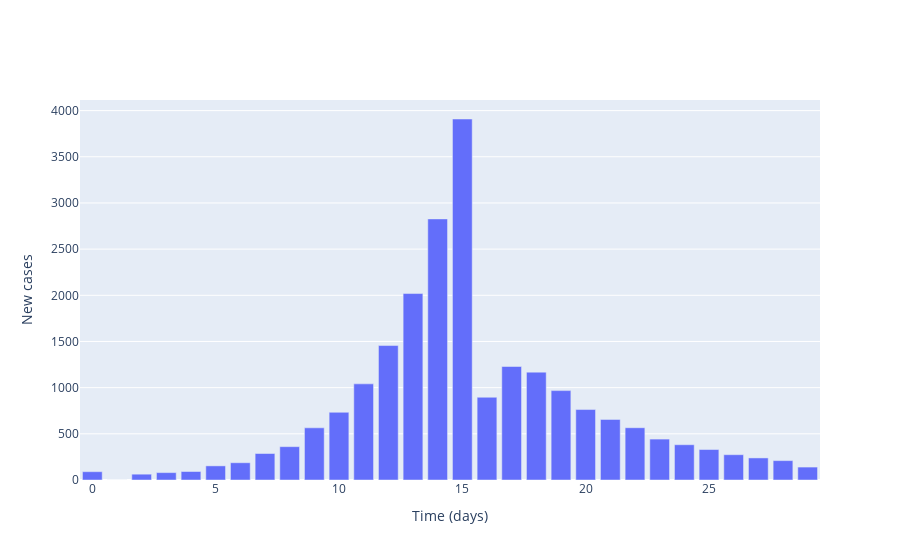

Write notebook code for a chart like this one.
### Markdown cell above
## Plot local incidence numbers

### Code cell
# Plot (bar chart cases each day)
fig = go.Figure()

# Plot of incidences
fig.add_trace(
    go.Bar(
        x=times,
        y=np.sum(cases, axis=1),
        name='Incidences'
    )
)

# Add axis labels
fig.update_layout(
    xaxis_title='Time (days)',
    yaxis_title='New cases'
)

fig.show()

### Figure 1 — Plotly figure (JSON) as saved in the notebook; plotly's stock layout.template omitted (floating-point values rounded to 4 significant figures)
{"data": [{"name": "Incidences", "type": "bar", "x": [0, 1, 2, 3, 4, 5, 6, 7, 8, 9, 10, 11, 12, 13, 14, 15, 16, 17, 18, 19, 20, 21, 22, 23, 24, 25, 26, 27, 28, 29], "y": [90, 0, 63, 80, 92, 153, 187, 287, 361, 565, 733, 1041, 1456, 2019, 2827, 3909, 896, 1229, 1168, 968, 763, 656, 566, 443, 382, 330, 274, 239, 210, 140]}], "layout": {"xaxis": {"title": {"text": "Time (days)"}}, "yaxis": {"title": {"text": "New cases"}}}}
